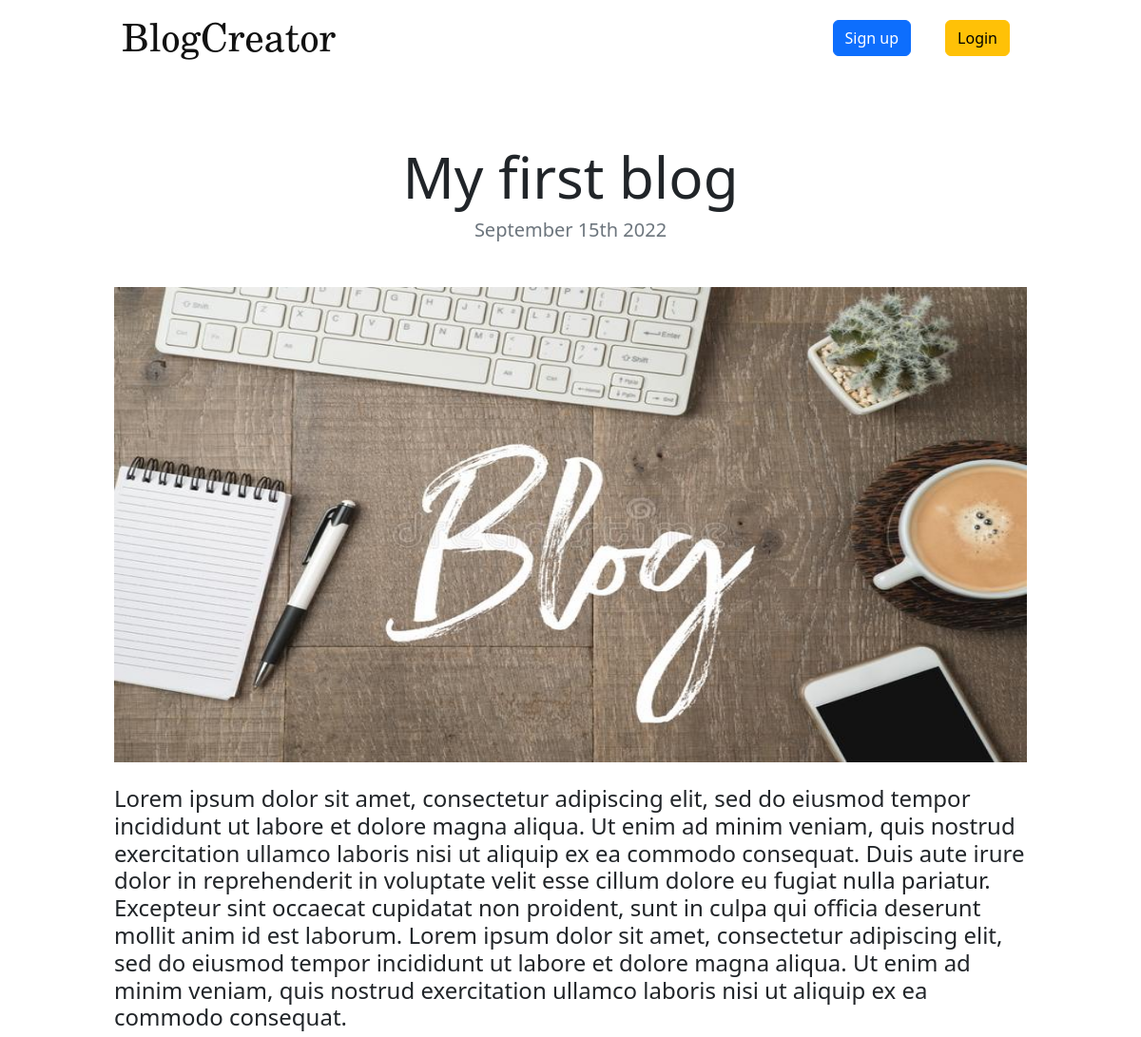
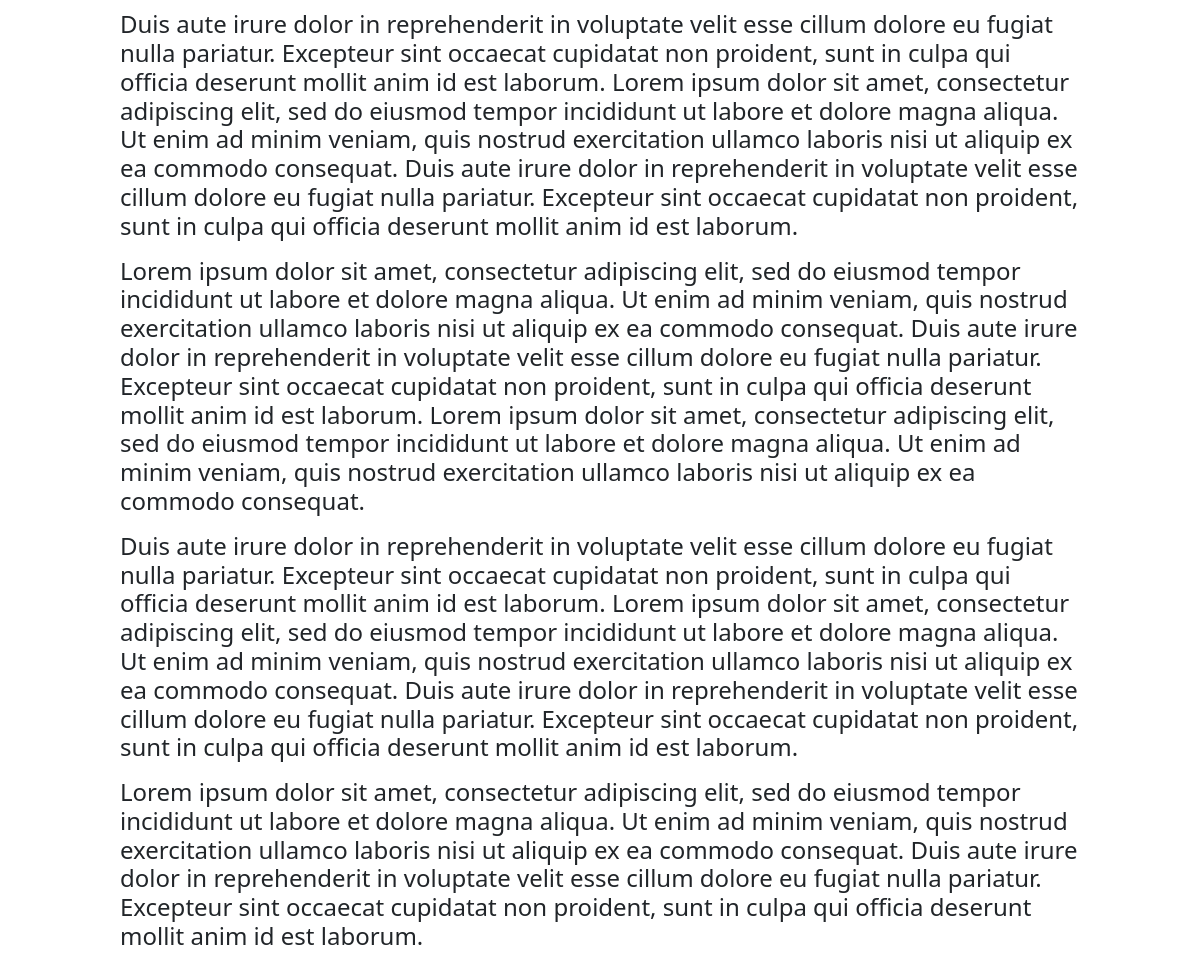
The app's page /blog/detail/11/ with its own data (2 pictures, top to bottom).
### blog/models.py (models this page shows, shortened)
class Blog(models.Model):
    title = models.CharField(max_length=100)
    content = models.TextField(blank=True)
    blog_photo = models.ImageField(upload_to='photos/')
    time_create = models.DateTimeField(auto_now_add=True)
    comment = models.ForeignKey(Comments, on_delete=models.CASCADE, null=True, related_name='comment')
    user = models.ForeignKey(User, on_delete=models.CASCADE, null=True)

### blog/views.py (the view)
# urls.py: path('blog/detail/<int:blog_id>/', BlogDetail.as_view(), name='blog_detail'),
class BlogDetail(DetailView):
    model = Blog
    template_name = 'blog/blog_detail.html'
    pk_url_kwarg = 'blog_id'
    def get_queryset(self):
        return Blog.objects.filter(id=self.kwargs['blog_id'])
    def get_context_data(self, *, object_list=None, **kwargs):
        context = super().get_context_data(**kwargs)
        context['title'] = f'Detail blog'
        context['blog'] = self.get_queryset()[0]
        return context

### blog/templates/blog/blog_detail.html
{% extends 'blog/base.html' %}
{% load static %}
{% block content %}
  <div class="detail_text">
    <h1>{{ blog.title }}</h1>
    <h5 class="text-center text-muted mb-5">{{ blog.time_create|date:'F jS Y' }}</h5>
    <div class="photo">
      <img src="{{ blog.blog_photo.url }}" alt="">
    </div>
    <br>
    <h4 class="text">{{ blog.content|linebreaks }}</h4>
  </div>
{% endblock %}

### blog/static/blog/main.css (style rules this page uses)
.detail_text { width: 80%; margin: 0 auto; }
.photo { text-align: center; }
.photo > img { width: 100%; height: 500px; }
.text { text-align: left; }
.detail_text > h1 { font-size: 60px; text-align: center; }

### records on screen
Blog: title "My first blog", time_create "September 15th 2022", blog_photo (picture), content "Lorem ipsum dolor sit amet, consectetur adipiscing elit, sed do eiusmod tempor incididunt ut labore et dolore magna aliqua. Ut enim ad minim veniam, quis nostrud exercitation ullamco laboris nisi ut aliquip ex ea commodo consequat. Duis aute irure dolor in reprehenderit in voluptate velit esse cillum dolore eu fugiat nulla pariatur. Excepteur sint occaecat cupidatat non proident, sunt in culpa qui officia deserunt mollit anim id est laborum. Lorem ipsum dolor sit amet, consectetur adipiscing elit, sed do eiusmod tempor incididunt ut labore et dolore magna aliqua. Ut enim ad minim veniam, quis nostrud exercitation ullamco laboris nisi ut aliquip ex ea commodo consequat. Duis aute irure dolor…"
